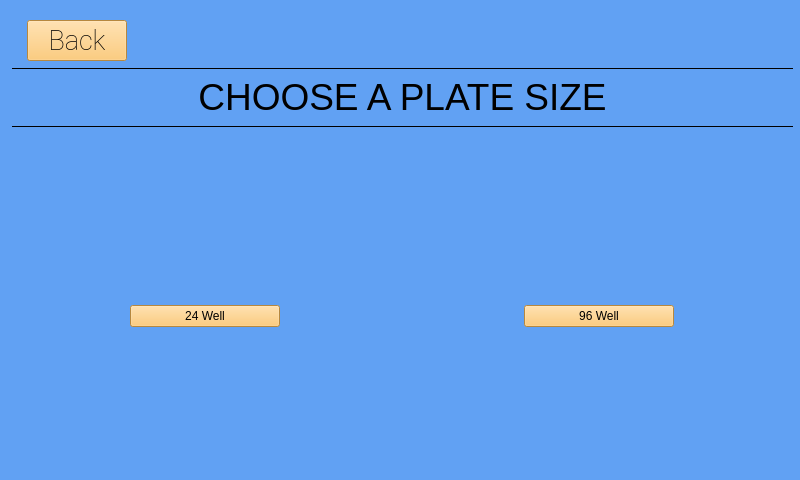
<?xml version="1.0" encoding="UTF-8"?>
<ui version="4.0">
 <class>Form</class>
 <widget class="QWidget" name="Form">
  <property name="geometry">
   <rect>
    <x>0</x>
    <y>0</y>
    <width>800</width>
    <height>480</height>
   </rect>
  </property>
  <property name="sizePolicy">
   <sizepolicy hsizetype="Maximum" vsizetype="Maximum">
    <horstretch>0</horstretch>
    <verstretch>0</verstretch>
   </sizepolicy>
  </property>
  <property name="maximumSize">
   <size>
    <width>800</width>
    <height>480</height>
   </size>
  </property>
  <property name="windowTitle">
   <string>Form</string>
  </property>
  <property name="styleSheet">
   <string notr="true">background-color: rgb(97, 161, 243);</string>
  </property>
  <widget class="QWidget" name="layoutWidget">
   <property name="geometry">
    <rect>
     <x>12</x>
     <y>20</y>
     <width>781</width>
     <height>451</height>
    </rect>
   </property>
   <layout class="QVBoxLayout" name="verticalLayout_2">
    <item>
     <layout class="QHBoxLayout" name="horizontalLayout_5">
      <item>
       <widget class="QPushButton" name="back_button">
        <property name="sizePolicy">
         <sizepolicy hsizetype="Maximum" vsizetype="Fixed">
          <horstretch>0</horstretch>
          <verstretch>0</verstretch>
         </sizepolicy>
        </property>
        <property name="maximumSize">
         <size>
          <width>100</width>
          <height>50</height>
         </size>
        </property>
        <property name="font">
         <font>
          <family>Roboto</family>
          <pointsize>20</pointsize>
          <weight>9</weight>
          <italic>false</italic>
          <bold>false</bold>
         </font>
        </property>
        <property name="styleSheet">
         <string notr="true">background-color: rgb(255, 191, 88);
font: 75 20pt &quot;Roboto&quot;;</string>
        </property>
        <property name="text">
         <string>Back</string>
        </property>
       </widget>
      </item>
      <item>
       <spacer name="horizontalSpacer_5">
        <property name="orientation">
         <enum>Qt::Horizontal</enum>
        </property>
        <property name="sizeType">
         <enum>QSizePolicy::Maximum</enum>
        </property>
        <property name="sizeHint" stdset="0">
         <size>
          <width>650</width>
          <height>20</height>
         </size>
        </property>
       </spacer>
      </item>
     </layout>
    </item>
    <item>
     <layout class="QVBoxLayout" name="verticalLayout">
      <item>
       <widget class="Line" name="line">
        <property name="frameShadow">
         <enum>QFrame::Plain</enum>
        </property>
        <property name="orientation">
         <enum>Qt::Horizontal</enum>
        </property>
       </widget>
      </item>
      <item>
       <layout class="QHBoxLayout" name="horizontalLayout_4">
        <item>
         <spacer name="horizontalSpacer_3">
          <property name="orientation">
           <enum>Qt::Horizontal</enum>
          </property>
          <property name="sizeHint" stdset="0">
           <size>
            <width>40</width>
            <height>20</height>
           </size>
          </property>
         </spacer>
        </item>
        <item>
         <widget class="QLabel" name="title_label">
          <property name="sizePolicy">
           <sizepolicy hsizetype="Maximum" vsizetype="Maximum">
            <horstretch>0</horstretch>
            <verstretch>0</verstretch>
           </sizepolicy>
          </property>
          <property name="styleSheet">
           <string notr="true">font: 75 25pt &quot;Roboto&quot;;</string>
          </property>
          <property name="text">
           <string>&lt;html&gt;&lt;head/&gt;&lt;body&gt;&lt;p align=&quot;center&quot;&gt;&lt;span style=&quot; font-size:28pt;&quot;&gt;CHOOSE A PLATE SIZE&lt;/span&gt;&lt;/p&gt;&lt;/body&gt;&lt;/html&gt;</string>
          </property>
          <property name="textFormat">
           <enum>Qt::AutoText</enum>
          </property>
         </widget>
        </item>
        <item>
         <spacer name="horizontalSpacer_4">
          <property name="orientation">
           <enum>Qt::Horizontal</enum>
          </property>
          <property name="sizeHint" stdset="0">
           <size>
            <width>14</width>
            <height>42</height>
           </size>
          </property>
         </spacer>
        </item>
       </layout>
      </item>
      <item>
       <widget class="Line" name="line_2">
        <property name="frameShadow">
         <enum>QFrame::Plain</enum>
        </property>
        <property name="orientation">
         <enum>Qt::Horizontal</enum>
        </property>
       </widget>
      </item>
     </layout>
    </item>
    <item>
     <spacer name="verticalSpacer_2">
      <property name="orientation">
       <enum>Qt::Vertical</enum>
      </property>
      <property name="sizeHint" stdset="0">
       <size>
        <width>20</width>
        <height>40</height>
       </size>
      </property>
     </spacer>
    </item>
    <item>
     <layout class="QVBoxLayout" name="verticalLayout_3">
      <item>
       <layout class="QHBoxLayout" name="horizontalLayout">
        <item>
         <widget class="QLabel" name="plate24_label">
          <property name="sizePolicy">
           <sizepolicy hsizetype="Maximum" vsizetype="Maximum">
            <horstretch>0</horstretch>
            <verstretch>0</verstretch>
           </sizepolicy>
          </property>
          <property name="maximumSize">
           <size>
            <width>320</width>
            <height>200</height>
           </size>
          </property>
          <property name="text">
           <string/>
          </property>
          <property name="pixmap">
           <pixmap>../Python Files/Images/wellPlate24.svg</pixmap>
          </property>
          <property name="scaledContents">
           <bool>true</bool>
          </property>
         </widget>
        </item>
        <item>
         <spacer name="horizontalSpacer">
          <property name="orientation">
           <enum>Qt::Horizontal</enum>
          </property>
          <property name="sizeType">
           <enum>QSizePolicy::Maximum</enum>
          </property>
          <property name="sizeHint" stdset="0">
           <size>
            <width>20</width>
            <height>20</height>
           </size>
          </property>
         </spacer>
        </item>
        <item>
         <widget class="QLabel" name="plate96_label">
          <property name="maximumSize">
           <size>
            <width>320</width>
            <height>200</height>
           </size>
          </property>
          <property name="text">
           <string/>
          </property>
          <property name="pixmap">
           <pixmap>../Python Files/Images/wellPlate96.svg</pixmap>
          </property>
          <property name="scaledContents">
           <bool>true</bool>
          </property>
         </widget>
        </item>
       </layout>
      </item>
      <item>
       <layout class="QHBoxLayout" name="horizontalLayout_2">
        <item>
         <widget class="QPushButton" name="well24_button">
          <property name="sizePolicy">
           <sizepolicy hsizetype="Maximum" vsizetype="Maximum">
            <horstretch>0</horstretch>
            <verstretch>0</verstretch>
           </sizepolicy>
          </property>
          <property name="maximumSize">
           <size>
            <width>150</width>
            <height>250</height>
           </size>
          </property>
          <property name="styleSheet">
           <string notr="true">background-color: rgb(255, 191, 88);
font: 75 20pt &quot;Roboto&quot;;</string>
          </property>
          <property name="text">
           <string>24 Well</string>
          </property>
          <property name="autoDefault">
           <bool>true</bool>
          </property>
          <property name="default">
           <bool>false</bool>
          </property>
          <property name="flat">
           <bool>false</bool>
          </property>
         </widget>
        </item>
        <item>
         <spacer name="horizontalSpacer_2">
          <property name="orientation">
           <enum>Qt::Horizontal</enum>
          </property>
          <property name="sizeType">
           <enum>QSizePolicy::Maximum</enum>
          </property>
          <property name="sizeHint" stdset="0">
           <size>
            <width>120</width>
            <height>20</height>
           </size>
          </property>
         </spacer>
        </item>
        <item>
         <widget class="QPushButton" name="well96_button">
          <property name="sizePolicy">
           <sizepolicy hsizetype="Maximum" vsizetype="Maximum">
            <horstretch>0</horstretch>
            <verstretch>0</verstretch>
           </sizepolicy>
          </property>
          <property name="maximumSize">
           <size>
            <width>150</width>
            <height>250</height>
           </size>
          </property>
          <property name="styleSheet">
           <string notr="true">background-color: rgb(255, 191, 88);
font: 75 20pt &quot;Roboto&quot;;</string>
          </property>
          <property name="text">
           <string>96 Well</string>
          </property>
          <property name="autoDefault">
           <bool>true</bool>
          </property>
          <property name="flat">
           <bool>false</bool>
          </property>
         </widget>
        </item>
       </layout>
      </item>
     </layout>
    </item>
    <item>
     <spacer name="verticalSpacer">
      <property name="orientation">
       <enum>Qt::Vertical</enum>
      </property>
      <property name="sizeHint" stdset="0">
       <size>
        <width>20</width>
        <height>40</height>
       </size>
      </property>
     </spacer>
    </item>
   </layout>
  </widget>
 </widget>
 <resources/>
 <connections/>
</ui>
